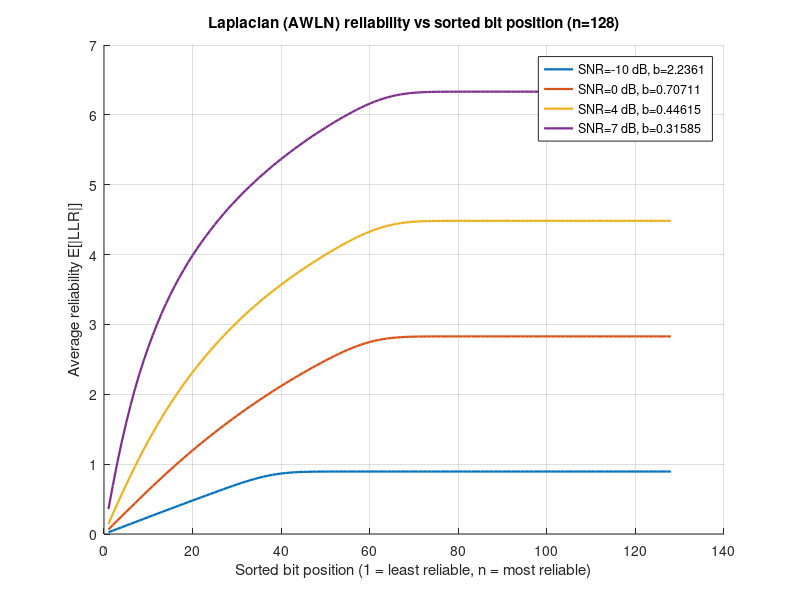

Write the MATLAB code that produced this figure.
function plot_lwgn_reliability()
% =========================================================================
% plot_lwgn_reliability.m
%
% PURPOSE:
%   Plots the average bit reliability profile for BPSK over a Laplacian
%   (AWLN — Additive White Laplacian Noise) channel, across multiple SNR
%   values.
%
% BACKGROUND:
%   The Laplacian distribution is intermediate between Gaussian and Cauchy:
%   it has heavier tails than the Gaussian but lighter tails than the Cauchy.
%   Its reliability profile under BPSK has a different shape than either,
%   because the Laplacian LLR is piecewise linear in r (vs quadratic for
%   AWGN and the non-monotone Cauchy case).
%
%   Comparing this reliability profile with the AWGN and Cauchy counterparts
%   provides intuition for why noise-matched LLRs improve ORBGRAND decoding.
%
% CHANNEL MODEL:
%   BPSK: bit x in {0,1} -> symbol s = 1 - 2*x in {+1, -1}.
%
%   Laplacian noise with scale b: p(z) = (1/2b)*exp(-|z|/b).
%   Inverse-CDF sampling: if U ~ Uniform(-0.5, 0.5),
%     z = -b * sign(U) * log(1 - 2|U|)  ~ Laplacian(0, b).
%
%   Received: r = s + z.
%
%   Laplacian LLR for BPSK:
%     L(r) = (|r-1| - |r+1|) / b
%   This is piecewise linear in r with a breakpoint at r = 0:
%     r > 1:   L = -2/b  (constant, strongly favors bit 0)
%     0 < r < 1: L = -2r/b (linearly increasing magnitude)
%     r < 0:   L = +2/b  (constant, strongly favors bit 1)  [sign-flipped region]
%
% SNR CONVENTION:
%   sigma = 10^(-SNR_dB / 20), b = sigma / sqrt(2).
%   This makes sigma the standard deviation of the Laplacian distribution
%   (consistent with the AWGN sigma convention for cross-model comparison).
%
% RELIABILITY PROFILE:
%   For each frame, sort |LLR| ascending and average across Nframes.
%   The resulting profile E[|LLR|_(i)] shows how the expected reliability
%   varies from the least to the most reliable bit under this noise model.
% =========================================================================

    n       = 128;
    Nframes = 20000;           % frames to average for smooth curves
    SNRdB_list = [-10 0 4 7]; % SNR values in dB (lower = noisier)

    figure; hold on; grid on;

    for snrdb = SNRdB_list

        sigma = 10^(-snrdb/20);   % noise spread parameter
        b     = sigma / sqrt(2);  % Laplacian scale: Var = 2b^2, so sigma^2 = 2b^2

        % Generate random binary bits and BPSK symbols.
        x = randi([0 1], n, Nframes);
        s = 1 - 2*x;   % BPSK: 0 -> +1, 1 -> -1

        % Sample Laplacian noise via the inverse-CDF method.
        % U ~ Uniform(0,1); shift to Uniform(-0.5, 0.5), then apply formula.
        U = rand(n, Nframes) - 0.5;
        z = -b .* sign(U) .* log(1 - 2*abs(U));
        r = s + z;   % received signal (n x Nframes)

        % Compute the Laplacian LLR for each received sample.
        % |r-1| - |r+1| measures how much closer r is to symbol +1 vs -1.
        LLR = (abs(r-1) - abs(r+1)) / b;

        % Sort and average the reliability |LLR| across frames.
        Gamma_sorted = sort(abs(LLR), 1, 'ascend');   % ascending within each frame
        Gamma_mean   = mean(Gamma_sorted, 2);          % average across frames

        plot(1:n, Gamma_mean, 'LineWidth', 1.6, ...
            'DisplayName', sprintf('SNR=%g dB, b=%.5g', snrdb, b));
    end

    xlabel('Sorted bit position (1 = least reliable, n = most reliable)');
    ylabel('Average reliability E[|LLR|]');
    title('Laplacian (AWLN) reliability vs sorted bit position (n=128)');
    legend('show');
end
